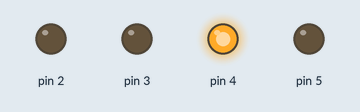
A sketch run on a simulated Arduino Uno, built with avr-gcc and run on an emulated ATmega328P. Shown: output pins drawn as LEDs (lit = HIGH). What the sketch prints to the serial monitor is not drawn.

Above: at 2.9 s.
Timing chart, 0 to 5.8 s (numbered marks = the images above):
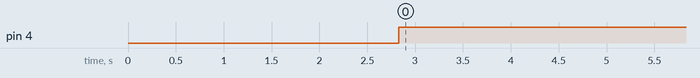

Measured:
- by itself, pin 4: LOW → HIGH at 2.8 s

The sketch:

prod_version_2.ino
```cpp
#include "List.hpp"
#include "script_tasks.h"

bool gDEBUG = true;

template <typename T>
Print& operator<<(Print& printer, T value)
{
    printer.print(value);
    return printer;
}

struct DriveActions {
    String a; //dirs
    String b; //steps
};

struct DriveActions d_actions_1;
struct DriveActions d_actions_2;

uint8_t BUFA; // stage on odd
//uint8_t BUFB;

unsigned long TotalI;
unsigned long I=0;
int TotalWorkTimeSec = 60;
long int Tsec_start;

#include "setup.h"
#include "setter.h"

struct DriveActions init_drive(int drive_num){
  struct DriveActions d_actions;
  String drive_1_actions = "d;0;0|s;0;100;10;|d;10;1|s;11;100;10;|";
  String drive_2_actions = "d;0;0|s;0;50;2;|d;5.1;1|s;25;50;2;|";

  if (drive_num==1){
    d_actions = make_action_lists(drive_1_actions, drive_num);
  }
  else if (drive_num==2){
    d_actions = make_action_lists(drive_2_actions, drive_num);
  }

  if (gDEBUG){
  int step_point = 0;
  while (step_point < d_actions.a.length())  {
    String e = strSubs(d_actions.a, step_point, "|");
    step_point = step_point +  e.length() + 1;
    Serial << e  << '\n';};

  step_point = 0;
  while (step_point < d_actions.b.length())  {
    String e = strSubs(d_actions.b, step_point, "|");
    step_point = step_point +  e.length() + 1;
    Serial << e  << '\n';};
  };
  return d_actions;
}

void setup() {
  Serial.begin(9600);
  Serial << "Setup is starting..." << '\n';

  TotalI = (TotalWorkTimeSec * 1000 * 1000) / 64;
  Serial << "Making actions, drive 1" << '\n';
  d_actions_1 = init_drive(1);
  Serial << "Making actions, drive 2" << '\n';
  d_actions_2 = init_drive(2);

  Serial << "Setting drive pins" << '\n';
  //DDRD = B00000000; // digital 0~7 set to input
  //DDRD = DDRD | B11111100; // digital 2~7 set to output

  DDRD &= ~bit(DDD0); PORTD |= bit(PORTD0); // set digital pin 0 as INPUT_PULLUP
  DDRD &= ~bit(DDD1); PORTD |= bit(PORTD1); // set digital pin 0 as INPUT_PULLUP

  DDRD |= bit(DDD2);                        // set digital pin 2 as OUTPUT
  DDRD |= bit(DDD3);                        // set digital pin 3 as OUTPUT
  DDRD |= bit(DDD4);                        // set digital pin 4 as OUTPUT
  DDRD |= bit(DDD5);                        // set digital pin 5 as OUTPUT

  BUFA = B00000000;
  //BUFB = B11111100;


  Serial << "Setup is complited, target I: " << TotalI << '\n';


  Tsec_start = millis();
}


int pause_mills = 1000;

void loop() {
  I++;
  // each loop should be exact 64 micro sec
  BUFA = PORTD;
  currentMillis  = millis();
  bitWrite(BUFA, 4, 1);
  PORTD = BUFA;
  delay(1000);
  bitWrite(BUFA, 4, 0);
  PORTD = BUFA;

  //drive_app_step(4, 154278, 26);
  //PORTD = BUFA;

  }
```

AbstractList.hpp
```cpp
// (licence header left out)
#ifndef LIST_ABSTRACT_LIST_HPP
#define LIST_ABSTRACT_LIST_HPP

#include <stdlib.h>
#include <string.h>

/*!
 * @brief   Abstract class from which all lists can be derived.
 *
 * @tparam T    Data Type of entries, that should be stored in the list.
 */
template <typename T> class AbstractList {
private:
  int size = 0;             /// Size of the list.
  bool mutableList = false; /// Is the list mutable or immutable.

protected:
  /// Sometimes it is allowed, that index == this->getSize() to insert it behind
  /// the last entry
#define extendedIsIndexOutOfBounds(index)                                      \
  ((index) != this->getSize() && this->isIndexOutOfBounds(index))

  /// Create a final Value from the given Value
#define createFinalValue(value, finalValue, T)                                 \
  finalValue = (T *)malloc(sizeof(T));                                         \
  memcpy(finalValue, &value, sizeof(T));

  /**
   * Class representing an abstract entry in the list.
   */
  class AbstractEntry {
  private:
    T *value = nullptr; /// Pointer to the value.

  public:
    /*!
     * @brief   Constructor of an AbstractEntry Object.
     *
     * @param value Value of the entry.
     */
    explicit AbstractEntry(T *value) : value(value) {}

    /*!
     * @brief   Destructor of an AbstractEntry Object.
     */
    ~AbstractEntry() { value = nullptr; }

    /*!
     * @brief   Free the memory of the value to prevent memory leaks.
     */
    void freeValue() { free(value); }

    /*!
     * @brief   Get the value of the entry.
     *
     * @return  Pointer to the value of the entry.
     */
    T *getValue() { return value; };
  };

  /*!
   * @brief Constructor of an AbstractList Object.
   *
   * @param mutableList true if the list should be mutable; false otherwise.
   */
  explicit AbstractList<T>(bool mutableList) : mutableList(mutableList) {}

  /*!
   * @brief Increase the size of the list by one. Should only be called after an
   *        insertion!
   */
  void increaseSize() { size++; }

  /*!
   * @brief Decrease the size of the list by one. Should only be called after an
   *        deletion!
   */
  void decreaseSize() { size--; }

  /*!
   * @brief Reset the size to zero.
   */
  void resetSize() { size = 0; }

  /*!
   * @brief Method to verify if the given index is out of the range of the list
   *        size.
   *
   * @param index   Index to check.
   * @return    true if the given index is in the range of the list; false
   *            otherwise
   */
  bool isIndexOutOfBounds(int index) { return index < 0 || index >= getSize(); }

  /*!
   * @brief Get a pointer to the entry at the given index. If the given index
   *        does not exists, null will be returned.
   * @note  If the list is immutable, the returned pointer has to be free'd with
   *        free() in order to prevent memory leaks.
   *
   * @param index   Index of the element to get.
   * @return    Pointer to the element.
   */
  virtual T *get(int index) = 0;

public:
  /*!
   * @copybrief AbstractList::addLast()
   * @note Alias of addLast().
   * @see addLast()
   *
   * @param value   Value to add.
   */
  void add(T &value) { addLast(value); }

  /*!
   * @brief Add the value to the list at the given index. The original entry at
   *        this index, and followings, will be placed directly after the new
   *        entry.
   * @note  Use this only if you know what you are doing. Otherwise use add(),
   *        addFirst() or addLast().
   *
   * @param index   Index of the entry, where the value should be added.
   * @param value   Value of the new entry.
   */
  virtual void addAtIndex(int index, T &value) = 0;

  /*!
   * @brief Add all entries from the given list to this list at the given index.
   *        The original entry at this index, and followings, will be placed
   *        directly after the entries of the given list.
   *
   * @param index   Index, at which the list should be added.
   * @param list    List to add.
   */
  void addAll(int index, AbstractList<T> &list) {
    for (int i = 0; i < list.getSize(); i++) {
      T val = list.getValue(i);
      T *finalValue;
      createFinalValue(val, finalValue, T);
      addAtIndex(index++, *finalValue);
      if (!this->isMutable()) {
        free(finalValue);
      }
    }
  }

  /*!
   * @brief Add all entries from the given list at the end of the list.
   *
   * @param list    Other list to copy from.
   */
  void addAll(AbstractList<T> &list) { addAll(getSize(), list); }

  /*!
   * @brief Add a new entry at the beginning of the list.
   *
   * @param value   Value to add.
   */
  void addFirst(T &value) { addAtIndex(0, value); }

  /*!
   * @brief Add a new entry at the end of the list.
   *
   * @param value   Value to add.
   */
  void addLast(T &value) { addAtIndex(getSize(), value); }

  /*!
   * @copydoc AbstractList::get()
   */
  T *getPointer(int index) { return get(index); }

  /*!
   * @brief Get the value at the index.
   * @note  Be safe, that the index exists otherwise the program will crash
   *        here!
   *
   * @param index   Index of element to get.
   * @return    Value.
   */
  T getValue(int index) {
    T *ptr = getPointer(index);
    T val = *ptr;
    if (!isMutable()) {
      free(ptr);
    }
    return val;
  }

  /*!
   * @brief Remove all elements from the List.
   */
  virtual void clear() = 0;

  /*!
   * @brief Remove the entry at the given index.
   *
   * @param index   Index of element to remove.
   */
  virtual void remove(int index) = 0;

  /*!
   * @brief Remove the first entry from the list.
   */
  virtual void removeFirst() { remove(0); }

  /*!
   * @brief Remove the las entry from the list.
   */
  virtual void removeLast() { remove(getSize() - 1); }

  /*!
   * @copybrief AbstractList::clear()
   * @note Alias of clear().
   * @see clear()
   */
  void removeAll() { clear(); }

  /*!
   * @brief Get the number how many elements are saved in the list.
   *
   * @return    Size of the list.
   */
  int getSize() { return size; }

  /*!
   * @brief Check if the list is mutable.
   *
   * @return    true if the list is mutable; false otherwise.
   */
  bool isMutable() { return mutableList; }

  /*!
   * @brief Check if the list is empty.
   *
   * @return    true if the list is empty; false otherwise
   */
  bool isEmpty() { return getSize() == 0; }

  /*!
   * @brief Get an array which represent the list.
   * @note  The returned pointer has to be free'd with free() in order to
   *        prevent memory leaks.
   *
   * @return    Array representation of the list or null if the list is empty.
   */
  T *toArray() {
    if (getSize() == 0) {
      return nullptr;
    }

    T *arr = (T *)malloc(getSize() * sizeof(T));

    for (int i = 0; i < getSize(); ++i) {
      arr[i] = getValue(i);
    }

    return arr;
  }

  /*!
   * @brief Compare two lists whether their attributes and entries are equal.
   * @note  If you use this list for non-primitive data types, check if the
   *        data type implements the != operator!
   *
   * @param list    Second list to compare.
   * @return    true if the lists are equal; false otherwise.
   */
  bool equals(AbstractList<T> &list) {
    if (list.isMutable() != isMutable()) {
      return false;
    }

    if (list.getSize() != getSize()) {
      return false;
    }

    for (int i = 0; i < getSize(); i++) {
      if (list.getValue(i) != getValue(i)) {
        return false;
      }
    }
    return true;
  }

  /*!
   * @copydoc AbstractList::getValue()
   * @see   getValue()
   */
  T operator[](int index) { return getValue(index); }

  /*!
   * @copydoc AbstractList::equals()
   * @see   equals()
   */
  bool operator==(AbstractList<T> &list) { return equals(list); }

  /*!
   * @copydoc AbstractList::add()
   * @see add()
   */
  void operator+(T &value) { this->add(value); }

  /*!
   * @copydoc AbstractList::addAll(AbstractList<T>&)
   * @see addAll(AbstractList<T>&)
   */
  void operator+(AbstractList<T> &list) { this->addAll(list); }
};

#endif // LIST_ABSTRACT_LIST_HPP
```

BitArray.cpp
```cpp
// (licence header left out)
#include "BitArray.h"


BitArray::BitArray()
{
    for (uint8_t i = 0; i < BA_MAX_SEGMENTS; i++)
    {
        _ar[i] = NULL;
    }
}


BitArray::~BitArray()
{
    for (uint8_t i = 0; i < BA_MAX_SEGMENTS; i++)
    {
        if (_ar[i]) free(_ar[i]);
    }
}


uint8_t BitArray::begin(const uint8_t bits, const uint16_t size)
{
    if (bits == 0 || bits > 32)
    {
        _error = BA_ELEMENT_SIZE_ERR;
        return _error;
    }
    if ((1UL * bits * size)/8 > (1UL * BA_MAX_SEGMENTS * BA_SEGMENT_SIZE))
    {
        _error = BA_SIZE_ERR;
        return _error;
    }

    for (uint8_t i = 0; i < BA_MAX_SEGMENTS; i++)
    {
        if (_ar[i]) free(_ar[i]);
    }

    _segments = 0;
    _bits = bits;
    _bytes = (_bits * size + 7) / 8;
    uint16_t b = _bytes;
    while (b > 0)
    {
        _ar[_segments] = (uint8_t*) malloc(min(b, (uint16_t) BA_SEGMENT_SIZE));
        if (_ar[_segments] == NULL)
        {
            _error = BA_NO_MEMORY_ERR;
            return _error;
        }
        b = b - min(b, (uint16_t) BA_SEGMENT_SIZE);
        _segments++;
    }
    _error = BA_OK;
    return _error;
}


uint32_t BitArray::get(const uint16_t index)
{
    // if (_error != BA_OK) return BA_ERR;
    // if (index >= _size) return BA_IDX_RANGE;
    uint32_t v = 0;
    uint16_t pos = index * _bits;

    for (uint8_t i = _bits; i-- > 0;)
    {
        v <<= 1;
        v += _bitget(pos + i);
    }
    return v;
}


uint32_t BitArray::set(const uint16_t index, uint32_t value)
{
    // if (_error != BA_OK) return BA_ERR;
    // if (index >= _size) return BA_IDX_RANGE;
    uint16_t pos = index * _bits;
    uint32_t mask = 1UL;
    for (uint8_t i = 0; i < _bits; i++)
    {
        uint8_t v = (value & mask) > 0 ? 1 : 0;
        _bitset(pos + i, v);
        mask <<= 1;
    }
    return value;
}


uint32_t BitArray::toggle(const uint16_t index)
{
    // if (_error != BA_OK) return BA_ERR;
    // if (index >= _size) return BA_IDX_RANGE;
    uint32_t v = 0;
    uint16_t pos = index * _bits;
    for (uint8_t i = _bits; i-- > 0;)
    {
        v <<= 1;
        v += _bittoggle(pos + i);
    }
    return v;
}


void BitArray::clear()
{
    uint16_t b = _bytes;
    for (uint8_t s = 0; s < _segments; s++)
    {
        uint8_t *p = _ar[s];
        if (p)
        {
            uint8_t t = min(b, (uint16_t) BA_SEGMENT_SIZE);
            b -= t;
            while(t--)
            {
                *p++ = 0;
            }
        }
        if (b == 0) break;
    }
}


void BitArray::setAll(uint32_t value)
{
  for (uint16_t i = 0; i < capacity(); i++)
  {
    set(i, value);
  }
}


//      16 bit address usage is faster
// TODO verify correctness
//
// void BitArray::clear()
// {
    // uint16_t b = _bytes;
    // for (uint8_t s = 0; s < _segments; s++)
    // {
        // uint8_t *q = _ar[s];
        // uint16_t *p = (uint16_t*)q;
        // if (p)
        // {
            // for (uint8_t t = 0; t < BA_SEGMENT_SIZE/2; t++)
            // {
              // *p++ = 0;    // might be bug @ edge..
            // }
        // }
        // if (b == 0) break;
    // }
// }


// PRIVATE
inline uint8_t BitArray::_bitget(uint16_t pos)
{
    uint8_t se = 0;
    uint16_t re = pos;
    while (re >= (BA_SEGMENT_SIZE * 8))  // 8 == #bits in uint8_t
    {
        se++;
        re -= (BA_SEGMENT_SIZE * 8);
    }
    uint8_t by = re / 8;
    uint8_t bi = re & 7;
    uint8_t * p = _ar[se];

    return (p[by] >> bi) & 0x01; // bitRead(p[by], bi);
}


inline void BitArray::_bitset(uint16_t pos, uint8_t value)
{
    uint8_t se = 0;
    uint16_t re = pos;
    while (re >= (BA_SEGMENT_SIZE * 8))  // 8 == #bits in uint8_t
    {
        se++;
        re -= (BA_SEGMENT_SIZE * 8);
    }
    uint8_t by = re / 8;
    uint8_t bi = re & 7;
    uint8_t * p = _ar[se];

    if (value == 0) p[by] &= ~(1 << bi); // bitClear(p[by], bi);
    else p[by] |= (1 << bi);             // bitSet(p[by], bi);
}


inline uint8_t BitArray::_bittoggle(const uint16_t pos)
{
    uint8_t se = 0;
    uint16_t re = pos;
    while (re >= (BA_SEGMENT_SIZE * 8))  // 8 == #bits in uint8_t
    {
        se++;
        re -= (BA_SEGMENT_SIZE * 8);
    }
    uint8_t by = re / 8;
    uint8_t bi = re & 7;
    uint8_t * p = _ar[se];

    uint8_t mask = 1 << bi;
    p[by] ^= mask;
    return (mask > 0);
}


// -- END OF FILE --
```

BitArray.h
```cpp
#pragma once
//
//    FILE: bitArray.h
//  AUTHOR: Rob dot Tillaart at gmail dot com
// VERSION: 0.2.4
// PURPOSE: BitArray library for Arduino
//     URL: https://github.com/RobTillaart/BitArray


// BitArray allows you to make a compact array of objects with a size
// expressed in bits. typically 1..10.
// The interface uses uint32_t as that will be enough for most purposes.
// The main requirement is to optimize storage space.
//
// The BitArray uses an array of segments and the space per segment
// may not exceed 256 bytes as this is a limit on some processors.
//
// Originally created to store lot of numbers between 1..6 dice rolls
// the storage is also usable to store e.g. raw 10 bit analogRead()'s.
//

#include "Arduino.h"

#define BITARRAY_LIB_VERSION              (F("0.2.4"))


#define BA_SEGMENT_SIZE                   200

// max memory is board type dependent
// note the bitArray does not use all of the RAM
// 1K - max 600
#if defined(__AVR_ATmega168__)
#define BA_MAX_SEGMENTS 3
// 2K - max 1600
#elif defined(__AVR_ATmega328P__)
#define BA_MAX_SEGMENTS 8
// 8K - max 7000
#elif defined(__AVR_ATmega1280__)
#define BA_MAX_SEGMENTS 35
// 8K - max 7000
#elif defined(__AVR_ATmega2560__)
#define BA_MAX_SEGMENTS 35
// 1.25K - max 800
#elif defined(__AVR_ATmega16U4__)
#define BA_MAX_SEGMENTS 4
// 2.5K - max 2000
#elif defined(__AVR_ATmega32U4__)
#define BA_MAX_SEGMENTS 10
// 96K (64 + 32) DUE...
#elif defined(__SAM3X8E__)
#define BA_MAX_SEGMENTS 100
// default max 1000
#else
#define BA_MAX_SEGMENTS 5
#endif

#define BA_ERR                            0xFFFFFFFF
#define BA_OK                             0x00
#define BA_NO_MEMORY_ERR                  0x01
#define BA_IDX_RANGE_ERR                  0x02
#define BA_ELEMENT_SIZE_ERR               0x03
#define BA_SIZE_ERR                       0x04


class BitArray
{
public:
  BitArray();
  ~BitArray();

  uint8_t  begin(const uint8_t bits, const uint16_t size);

  uint16_t capacity() { return _bytes * 8 / _bits; };
  uint16_t memory()   { return _bytes; };
  uint16_t bits()     { return _bits; };
  uint16_t segments() { return _segments; };
  uint8_t  getError() { return _error; };

  void     clear();
  uint32_t get(const uint16_t index);
  uint32_t set(const uint16_t index, uint32_t value);
  void     setAll(uint32_t value);
  uint32_t toggle(const uint16_t index);

private:
  uint8_t   _bitget(const uint16_t index);
  void      _bitset(const uint16_t index, const uint8_t value);
  uint8_t   _bittoggle(const uint16_t index);

  uint16_t  _bytes = 0;
  uint8_t   _bits = 0;
  uint8_t   _segments = 0;
  uint8_t * _ar[BA_MAX_SEGMENTS];
  uint8_t   _error = BA_NO_MEMORY_ERR;
};

// -- END OF FILE --
```

List.hpp
```cpp
// (licence header left out)
#ifndef LIST_HPP
#define LIST_HPP

#include "SingleLinkedList.hpp"

/*!
 * @brief   A list with the most basic implementation as a single-linked list.
 *
 * @tparam T    Data Type of entries, that should be stored in the list.
 */
template <typename T> class List : public SingleLinkedList<T> {
public:
  /*!
   * @brief Constructor of a List Object.
   *
   * @param mutableList true if the list should be mutable; false otherwise
   *                    (default).
   */
  explicit List<T>(bool mutableList = false)
      : SingleLinkedList<T>(mutableList) {}
};

#endif // LIST_HPP
```

Source omitted: SingleLinkedList.hpp (5720 bytes), drive_setup.h (2460 bytes), script_tasks.h (207 bytes), setter.h (924 bytes), setup.h (3210 bytes)
